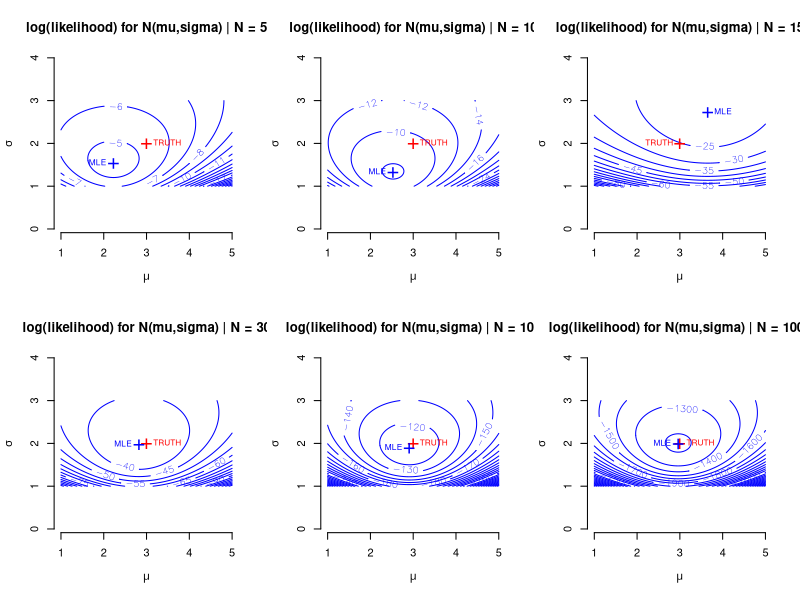

The R source for this figure:
# -----------------------------------------------------------------------------------------
# Disclaimer: Shared as_is for non-commercial purposes with the hope that it may be useful,
# but without any claim or guarantee about performance, correctness, or documentation.
#
# Author: Mihir Arjunwadkar <mihir.arjunwadkar@gmail.com>
# -----------------------------------------------------------------------------------------

# log likelihood function for a normal sample
#
 log.likelihood.normal <- function( mu, sigma, X )
  {
   n <- length( X )

   S2   <- ( n - 1 ) * var( X ) / n
   Xbar <- mean( X )

   sapply( sigma, function( sigma ) { -n * log( sigma ) - 0.5 * n * ( S2 + ( Xbar - mu )^2 ) / sigma^2 } )
  }

# The "Truth"
#
 mu    <- 3
 sigma <- 2

# visualization
#
 grid.size <- 501 # finer grid ==> smoother contours, slower draw, larger storage

 mu.grid <- seq( floor( 0.5 * mu    ), ceiling( 1.5 * mu    ), length = grid.size ) # arbitrary choice
 se.grid <- seq( floor( 0.5 * sigma ), ceiling( 1.5 * sigma ), length = grid.size ) # arbitrary choice

 op <- par( mfrow = c( 2, 3 ) )

 for ( N in c( 5, 10, 15, 30, 100, 1000 ) ) # loop over sample sizes
  {
   X      <- rnorm( N, mu, sigma )            # data sample
   mu.hat <- mean( X )                        # MLE of mu
   se.hat <- sqrt( ( N - 1 ) * var( X ) / N ) # MLE of sigma; != sd( X ). this is the MLE for sigma.

   ll <- log.likelihood.normal( mu.grid, se.grid, X )

   contour( mu.grid, se.grid, ll, nlevels = 21, xlim = range( mu.grid, mu, mu.hat ), ylim = range( se.grid, sigma, se.hat ), asp = 1, col = 'blue', bty = 'n' )
   title( xlab = expression( mu ), ylab = expression( sigma ), main = paste( 'log(likelihood) for N(mu,sigma) | N =', N ) )

   points( mu, sigma,  pch = '+', cex = 2, col = 'red' )
   text( mu, sigma, 'TRUTH', pos = if ( mu < mu.hat ) 2 else 4, cex = 0.75, col = 'red' )

   points( mu.hat, se.hat, pch = '+', cex = 2, col = 'blue' )
   text( mu.hat, se.hat, 'MLE', pos = if ( mu < mu.hat ) 4 else 2, cex = 0.75, col = 'blue' )
  }

 par( op )
